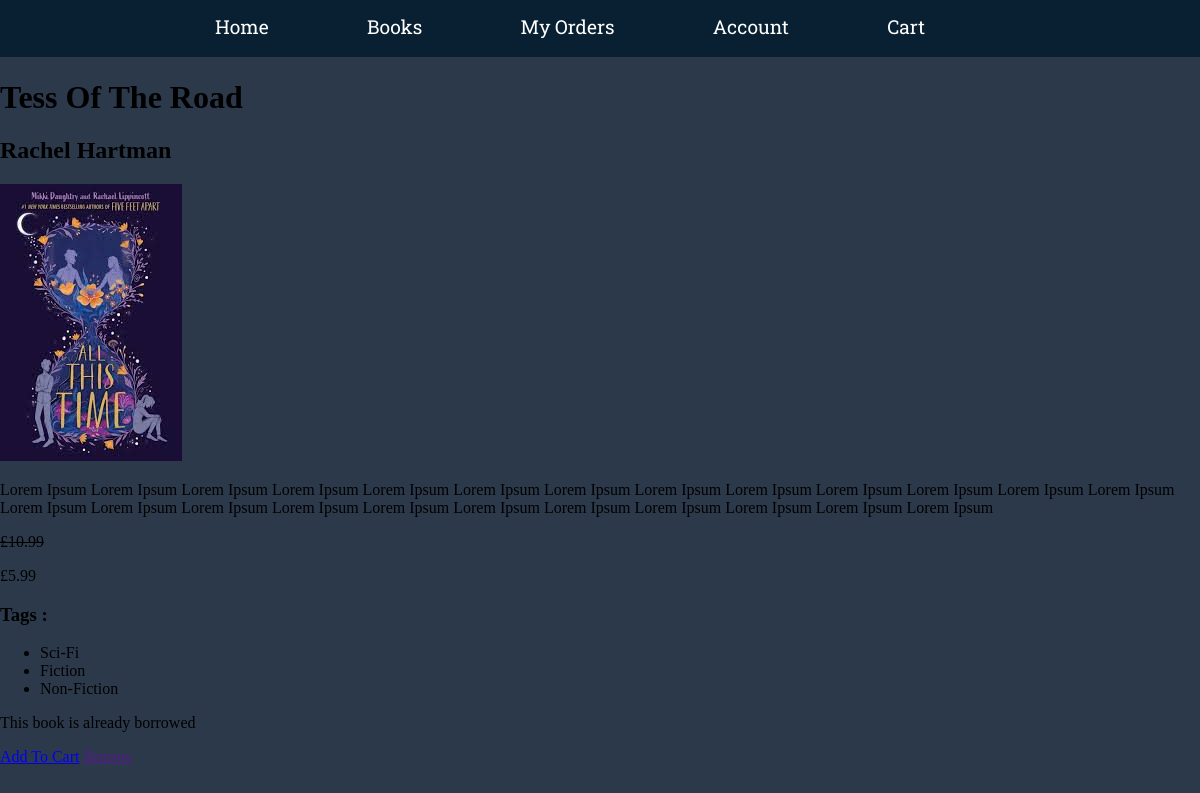
Screenshot of /book/1 with the database file from the repository.
### Inventory/models.py (models this page shows, shortened)
class Book(models.Model):
    title = models.CharField(max_length=100)
    author = models.CharField(max_length=100)
    description = models.CharField(max_length=400)
    barcode = models.CharField(max_length=13)
    price = models.DecimalField(max_digits=10, decimal_places=2)
    discounted_price = models.DecimalField(max_digits=10,
                                           decimal_places=2,
                                           null=True,
                                           blank=True)
    borrowed = models.BooleanField(default=False)
    coverImage = models.ImageField(upload_to='bookCovers')
    tags = models.ManyToManyField(Tag)
    payment_id = models.CharField(max_length=200, null=True)
    product_id = models.CharField(max_length=200, null=True)

class Tag(models.Model):
    name = models.CharField(max_length=100)

### LibraryApp/views.py (the view)
# urls.py: path('book/<int:id>', BookView.as_view(), name='book'),
class BookView(TemplateView):
    template_name = 'library/book.html'
    def get_context_data(
            self, **kwargs):  # Gets tags and book and passes them to context
        context = super().get_context_data(**kwargs)
        id = self.kwargs.get('id')
        book = Book.objects.get(id=id)
        tags = book.tags
        tags = [i.name for i in tags.all()]
        context['tags'] = tags
        context['book'] = book
        return context

### LibraryApp/templates/library/book.html (shortened to what this page needs)
{% extends 'base.html' %}
{% load static %}
{% block head %}
<link rel="stylesheet" href="{% static 'css/library/book.css' %}">
{% endblock head %}
{% block content %}
<div class="content">
    <h1>{{book.title}}</h1>
    <h2>{{book.author}}</h2>
    <img src="{{book.coverImage.url}}" alt="">
    <p>{{book.description}}</p>
    {% if book.discounted_price %}
    <s>£{{book.price}}</s>
    <p>£{{book.discounted_price}}</p>
    {% else %}
    <p>£{{book.price}}</p>
    {% endif %}
    <h3>Tags :</h3>
    <ul>
        {% for i in tags %}
        <li>{{i}}</li>
        {% endfor %}
    </ul>
    {% if book.borrowed %}
    <p>This book is already borrowed</p>
    {% endif %}
    <a href="{% url 'addItem' id=book.id %}">Add To Cart</a>
    <a href="">Borrow</a>
</div>
{% endblock content %}

### static/css/library/book.css (style rules this page uses)
.content { grid-area: content; }

### LibraryApp/templates/library/navbar.html (style rules this page uses)
body { padding: 0; margin: 0; background-color: #2C394B; }

### rows the page displays
Book: title "Tess Of The Road", author "Rachel Hartman", coverImage (picture), description "Lorem Ipsum Lorem Ipsum Lorem Ipsum Lorem Ipsum Lorem Ipsum Lorem Ipsum Lorem Ipsum Lorem Ipsum Lorem Ipsum Lorem Ipsum Lorem Ipsum Lorem Ipsum Lorem Ipsum Lorem Ipsum Lorem Ipsum Lorem Ipsum Lorem Ipsum Lorem Ipsum Lorem Ipsum Lorem Ipsum Lorem Ipsum Lorem Ipsum Lorem Ipsum Lorem Ipsum", price "10.99", discounted_price "5.99"
Tag: tags "Sci-Fi"
Tag: tags "Fiction"
Tag: tags "Non-Fiction"
